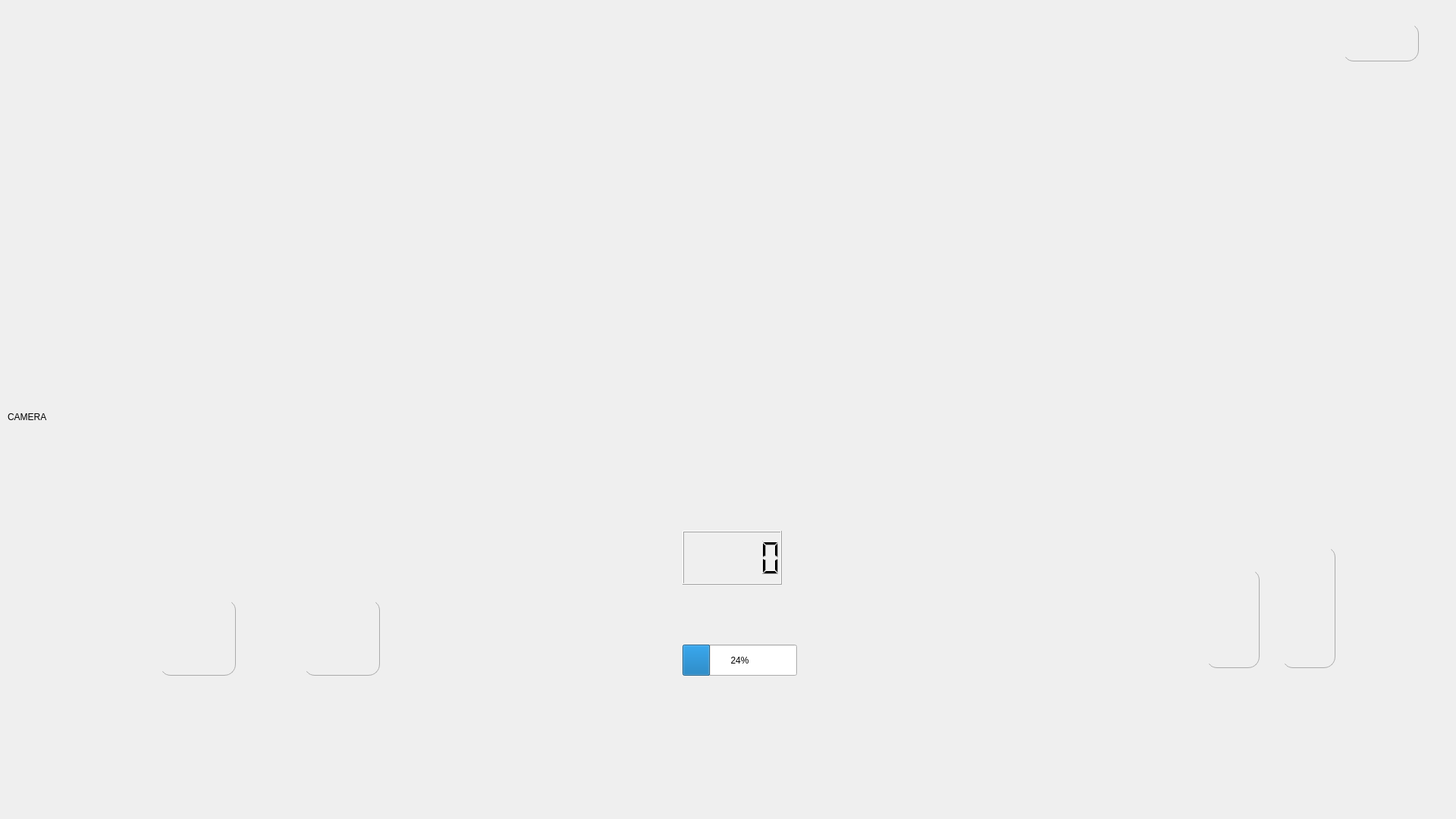
<?xml version="1.0" encoding="UTF-8"?>
<ui version="4.0">
 <class>Dialog</class>
 <widget class="QDialog" name="Dialog">
  <property name="geometry">
   <rect>
    <x>0</x>
    <y>0</y>
    <width>1920</width>
    <height>1080</height>
   </rect>
  </property>
  <property name="windowTitle">
   <string>Dialog</string>
  </property>
  <widget class="QPushButton" name="kanan">
   <property name="geometry">
    <rect>
     <x>400</x>
     <y>790</y>
     <width>101</width>
     <height>101</height>
    </rect>
   </property>
   <property name="styleSheet">
    <string notr="true">QPushButton {
    border-radius: 15px;
    border-right: 1px solid #aaaaaa;
    border-bottom: 1px solid #aaaaaa;
    background-color: transparent; /* Latar belakang transparan */
}

QPushButton:pressed {
    background-color: rgba(13, 47, 114, 0.4); /* Warna biru gelap dengan transparansi */
    color: #fffffe;
}

QPushButton:hover:!pressed {
    background-color: rgba(169, 169, 169, 0.8); /* Warna abu-abu dengan transparansi */
    color: #ffffff; /* Warna teks putih untuk kontras */
}

QPushButton:disabled {
    background-color: rgba(170, 170, 170, 0.2); /* Warna abu-abu dengan transparansi */
    color: #ffffff;
}
</string>
   </property>
   <property name="text">
    <string/>
   </property>
   <property name="icon">
    <iconset>
     <normaloff>arrow-right (3).png</normaloff>arrow-right (3).png</iconset>
   </property>
   <property name="iconSize">
    <size>
     <width>100</width>
     <height>100</height>
    </size>
   </property>
  </widget>
  <widget class="QPushButton" name="kiri">
   <property name="geometry">
    <rect>
     <x>210</x>
     <y>790</y>
     <width>101</width>
     <height>101</height>
    </rect>
   </property>
   <property name="styleSheet">
    <string notr="true">QPushButton {
    border-radius: 15px;
    border-right: 1px solid #aaaaaa;
    border-bottom: 1px solid #aaaaaa;
    background-color: transparent; /* Latar belakang transparan */
}

QPushButton:pressed {
    background-color: rgba(13, 47, 114, 0.4); /* Warna biru gelap dengan transparansi */
    color: #fffffe;
}

QPushButton:hover:!pressed {
    background-color: rgba(169, 169, 169, 0.8); /* Warna abu-abu dengan transparansi */
    color: #ffffff; /* Warna teks putih untuk kontras */
}

QPushButton:disabled {
    background-color: rgba(170, 170, 170, 0.2); /* Warna abu-abu dengan transparansi */
    color: #ffffff;
}

</string>
   </property>
   <property name="text">
    <string/>
   </property>
   <property name="icon">
    <iconset>
     <normaloff>arrow-right (2).png</normaloff>arrow-right (2).png</iconset>
   </property>
   <property name="iconSize">
    <size>
     <width>100</width>
     <height>100</height>
    </size>
   </property>
  </widget>
  <widget class="QProgressBar" name="progressBar">
   <property name="geometry">
    <rect>
     <x>900</x>
     <y>850</y>
     <width>151</width>
     <height>41</height>
    </rect>
   </property>
   <property name="value">
    <number>24</number>
   </property>
  </widget>
  <widget class="QLCDNumber" name="lcdNumber">
   <property name="geometry">
    <rect>
     <x>900</x>
     <y>700</y>
     <width>131</width>
     <height>71</height>
    </rect>
   </property>
  </widget>
  <widget class="QPushButton" name="kembali">
   <property name="geometry">
    <rect>
     <x>1770</x>
     <y>30</y>
     <width>101</width>
     <height>51</height>
    </rect>
   </property>
   <property name="styleSheet">
    <string notr="true">QPushButton {
    border-radius: 15px;
    border-right: 1px solid #aaaaaa;
    border-bottom: 1px solid #aaaaaa;
    background-color: transparent; /* Latar belakang transparan */
}

QPushButton:pressed {
    background-color: rgba(13, 47, 114, 0.4); /* Warna biru gelap dengan transparansi */
    color: #fffffe;
}

QPushButton:hover:!pressed {
    background-color: rgba(169, 169, 169, 0.8); /* Warna abu-abu dengan transparansi */
    color: #ffffff; /* Warna teks putih untuk kontras */
}

QPushButton:disabled {
    background-color: rgba(170, 170, 170, 0.2); /* Warna abu-abu dengan transparansi */
    color: #ffffff;
}
</string>
   </property>
   <property name="text">
    <string/>
   </property>
   <property name="icon">
    <iconset>
     <normaloff>left.png</normaloff>left.png</iconset>
   </property>
   <property name="iconSize">
    <size>
     <width>50</width>
     <height>50</height>
    </size>
   </property>
  </widget>
  <widget class="QPushButton" name="gas">
   <property name="geometry">
    <rect>
     <x>1690</x>
     <y>720</y>
     <width>71</width>
     <height>161</height>
    </rect>
   </property>
   <property name="styleSheet">
    <string notr="true">QPushButton {
    border-radius: 15px;
    border-right: 1px solid #aaaaaa;
    border-bottom: 1px solid #aaaaaa;
    background-color: transparent; /* Latar belakang transparan */
}

QPushButton:pressed {
    background-color: rgba(13, 47, 114, 0.4); /* Warna biru gelap dengan transparansi */
    color: #fffffe;
}

QPushButton:hover:!pressed {
    background-color: rgba(225, 244, 255, 0.3); /* Warna biru muda dengan transparansi */
    color: #0c2f70;
}

QPushButton:disabled {
    background-color: rgba(170, 170, 170, 0.2); /* Warna abu-abu dengan transparansi */
    color: #ffffff;
}
</string>
   </property>
   <property name="text">
    <string/>
   </property>
   <property name="icon">
    <iconset>
     <normaloff>pedal gas.png</normaloff>pedal gas.png</iconset>
   </property>
   <property name="iconSize">
    <size>
     <width>150</width>
     <height>150</height>
    </size>
   </property>
  </widget>
  <widget class="QPushButton" name="rem">
   <property name="geometry">
    <rect>
     <x>1590</x>
     <y>750</y>
     <width>71</width>
     <height>131</height>
    </rect>
   </property>
   <property name="styleSheet">
    <string notr="true">QPushButton {
    border-radius: 15px;
    border-right: 1px solid #aaaaaa;
    border-bottom: 1px solid #aaaaaa;
    background-color: transparent; /* Latar belakang transparan */
}

QPushButton:pressed {
    background-color: rgba(13, 47, 114, 0.4); /* Warna biru gelap dengan transparansi */
    color: #fffffe;
}

QPushButton:hover:!pressed {
    background-color: rgba(225, 244, 255, 0.3); /* Warna biru muda dengan transparansi */
    color: #0c2f70;
}

QPushButton:disabled {
    background-color: rgba(170, 170, 170, 0.2); /* Warna abu-abu dengan transparansi */
    color: #ffffff;
}
</string>
   </property>
   <property name="text">
    <string/>
   </property>
   <property name="icon">
    <iconset>
     <normaloff>pedal remm.png</normaloff>pedal remm.png</iconset>
   </property>
   <property name="iconSize">
    <size>
     <width>120</width>
     <height>120</height>
    </size>
   </property>
  </widget>
  <widget class="QLabel" name="label">
   <property name="geometry">
    <rect>
     <x>1920</x>
     <y>1080</y>
     <width>55</width>
     <height>16</height>
    </rect>
   </property>
   <property name="text">
    <string/>
   </property>
  </widget>
  <widget class="QLabel" name="kamera">
   <property name="geometry">
    <rect>
     <x>10</x>
     <y>10</y>
     <width>1920</width>
     <height>1080</height>
    </rect>
   </property>
   <property name="text">
    <string>CAMERA</string>
   </property>
  </widget>
  <zorder>kamera</zorder>
  <zorder>kanan</zorder>
  <zorder>kiri</zorder>
  <zorder>progressBar</zorder>
  <zorder>lcdNumber</zorder>
  <zorder>kembali</zorder>
  <zorder>gas</zorder>
  <zorder>rem</zorder>
  <zorder>label</zorder>
 </widget>
 <resources/>
 <connections/>
</ui>
